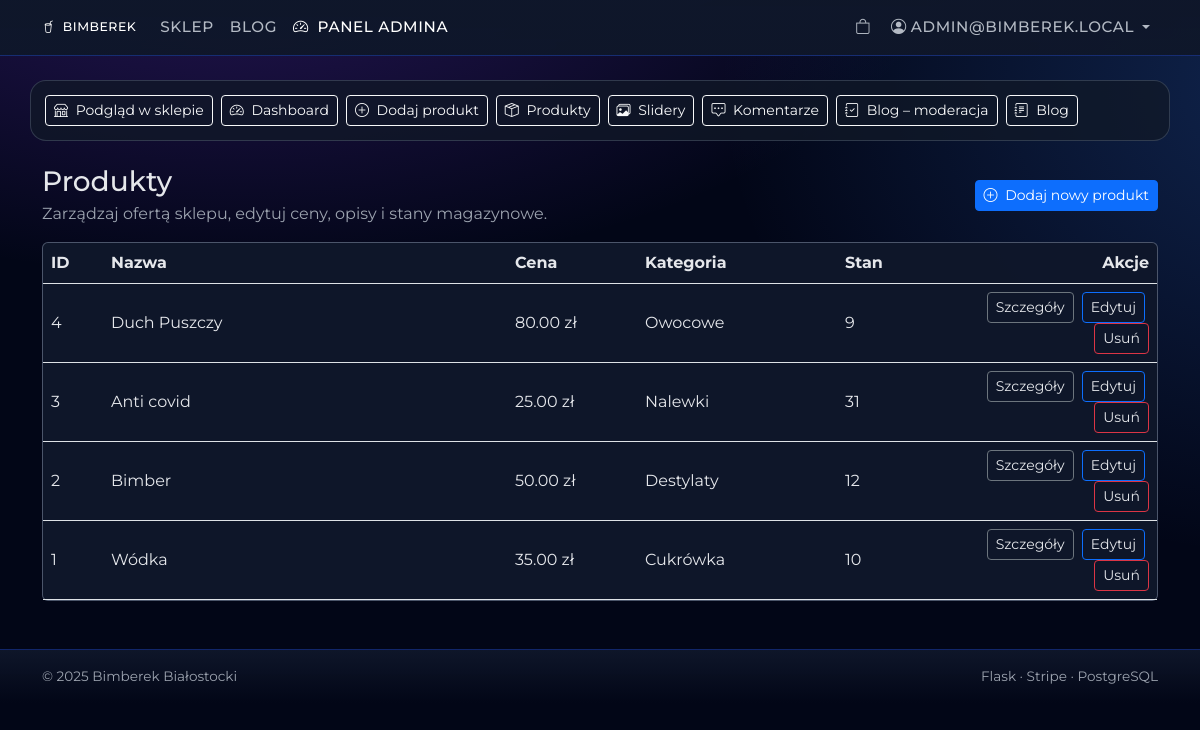
/admin/products (signed in), run on the app's committed database.
### app/models.py (models this page shows, shortened)
class User(db.Model, UserMixin):
    __tablename__ = "users"
    id = db.Column(db.Integer, primary_key=True)
    email = db.Column(db.String(120), unique=True, nullable=False)
    password_hash = db.Column(db.String(128), nullable=False)
    role = db.Column(db.String(20), default="user")  # user, moderator, admin
    google_id = db.Column(db.String(100), nullable=True)
    facebook_id = db.Column(db.String(100), nullable=True)
    theme_id = db.Column(db.Integer, db.ForeignKey("themes.id"), nullable=True)
    rank = db.Column(db.String(50), nullable=True)
    theme = db.relationship("Theme", back_populates="users")
    orders = db.relationship("Order", back_populates="user", lazy=True)

class Product(db.Model):
    __tablename__ = "products"
    id = db.Column(db.Integer, primary_key=True)
    name = db.Column(db.String(200), nullable=False)
    description_html = db.Column(db.Text, nullable=True)
    price = db.Column(db.Numeric(10, 2), nullable=False)
    category_id = db.Column(db.Integer, db.ForeignKey("categories.id"), nullable=True)
    image_filename = db.Column(db.String(200), nullable=True)
    stock = db.Column(db.Integer, nullable=False, default=0, server_default="0")
    category = db.relationship("Category", back_populates="products")
    comments = db.relationship("Comment", back_populates="product", lazy=True)
    slider_items = db.relationship("SliderItem", back_populates="product", lazy=True)

class Category(db.Model):
    __tablename__ = "categories"
    id = db.Column(db.Integer, primary_key=True)
    name = db.Column(db.String(100), nullable=False)
    parent_id = db.Column(db.Integer, db.ForeignKey("categories.id"), nullable=True)
    children = db.relationship(
        "Category",
        backref=db.backref("parent", remote_side=[id]),
        lazy=True,
    )
    products = db.relationship("Product", back_populates="category", lazy=True)

### app/admin/routes.py (the view)
@admin_bp.route("/products")
@login_required
def list_products():
    if not admin_required():
        flash("Brak uprawnień do panelu administratora.", "danger")
        return redirect(url_for("shop.index"))
    products = Product.query.order_by(Product.id.desc()).all()
    return render_template("admin/products.html", products=products)

### app/admin/routes.py (called while the page is built)
def admin_required() -> bool:
    if not current_user.is_authenticated:
        return False
    if getattr(current_user, "is_admin", False):
        return True
    if getattr(current_user, "role", None) == "admin":
        return True
    return False

### app/admin/templates/admin/products.html (shortened to what this page needs)
{% extends "base.html" %}
{% block content %}
{% include "admin/_toolbar.html" %}
<div class="container my-4">
  <div class="d-flex justify-content-between align-items-center mb-3">
    <div>
      <h1 class="h3 mb-1">Produkty</h1>
      <p class="muted mb-0">
        Zarządzaj ofertą sklepu, edytuj ceny, opisy i stany magazynowe.
      </p>
    </div>
    <div>
      <a href="{{ url_for('admin.new_product') }}" class="btn btn-primary btn-sm">
        <i class="bi bi-plus-circle me-1"></i> Dodaj nowy produkt
      </a>
    </div>
  </div>
  <div class="card">
    <div class="card-body p-0">
      <table class="table table-hover mb-0 align-middle">
        <thead>
          <tr>
            <th style="width: 60px;">ID</th>
            <th>Nazwa</th>
            <th style="width: 130px;">Cena</th>
            <th style="width: 200px;">Kategoria</th>
            <th style="width: 100px;">Stan</th>
            <th style="width: 220px;" class="text-end">Akcje</th>
          </tr>
        </thead>
        <tbody>
          {% for p in products %}
          <tr>
            <td class="muted">{{ p.id }}</td>
            <td>
              <a href="{{ url_for('admin.product_detail', product_id=p.id) }}"
                 class="text-light text-decoration-none">
                {{ p.name }}
              </a>
            </td>
            <td>
              {% if p.price is not none %}
                {{ '%.2f'|format(p.price) }} zł
              {% else %}
                —
              {% endif %}
            </td>
            <td>
              {% if p.category %}
                {{ p.category.name }}
              {% else %}
                <span class="muted">brak</span>
              {% endif %}
            </td>
            <td>
              {% if p.stock is not none %}
                {{ p.stock }}
              {% else %}
                0
              {% endif %}
            </td>
            <td class="text-end">
              <a href="{{ url_for('admin.product_detail', product_id=p.id) }}"
                 class="btn btn-sm btn-outline-secondary me-1">
                Szczegóły
              </a>
              <a href="{{ url_for('admin.edit_product', product_id=p.id) }}"
                 class="btn btn-sm btn-outline-primary me-1">
                Edytuj
              </a>
              <form method="post"
                    action="{{ url_for('admin.delete_product', product_id=p.id) }}"
                    class="d-inline"
                    onsubmit="return confirm('Na pewno usunąć ten produkt?');">
                <button type="submit" class="btn btn-sm btn-outline-danger">
                  Usuń
                </button>
              </form>
            </td>
          </tr>
          {% endfor %}
        </tbody>
      </table>
    </div>
  </div>
</div>
{% endblock %}

### app/templates/base.html (shortened to what this page needs)
<!doctype html>
<html lang="pl">
<head>
  <link href="https://cdn.jsdelivr.net/npm/bootstrap@5.3.3/dist/css/bootstrap.min.css" rel="stylesheet">
  <link rel="stylesheet" href="https://cdn.jsdelivr.net/npm/bootstrap-icons@1.11.3/font/bootstrap-icons.css">
  <link rel="stylesheet" href="{{ url_for('static', filename='css/style.css') }}">
</head>
<body class="{% if request.endpoint and request.endpoint.startswith('admin.') %}admin-page{% endif %}">
<nav class="navbar navbar-expand-lg navbar-dark sticky-top">
  <div class="container">
    <a class="navbar-brand" href="{{ url_for('shop.index') }}">
      <i class="bi bi-cup-straw me-1"></i> Bimberek
    </a>
    <div class="collapse navbar-collapse" id="mainNav">
      <ul class="navbar-nav me-auto mb-2 mb-lg-0">
        <li class="nav-item">
          <a class="nav-link{% if request.endpoint and request.endpoint.startswith('shop.') %} active{% endif %}"
             href="{{ url_for('shop.index') }}">Sklep</a>
        </li>
        <li class="nav-item">
          <a class="nav-link{% if request.endpoint and request.endpoint.startswith('blog.') %} active{% endif %}"
             href="{{ url_for('blog.post_list') }}">Blog</a>
        </li>
        {% set is_admin = (current_user.is_authenticated and ((current_user.role == 'admin') if current_user.role is defined else false) or (current_user.is_admin if current_user.is_admin is defined else false)) %}
        {% if is_admin %}
        <li class="nav-item">
          <a class="nav-link{% if request.endpoint and request.endpoint.startswith('admin.') %} active{% endif %}"
             href="{{ url_for('admin.dashboard') }}">
            <i class="bi bi-speedometer2 me-1"></i> Panel admina
          </a>
        </li>
        {% endif %}
      </ul>
      <ul class="navbar-nav ms-auto mb-2 mb-lg-0 align-items-lg-center">
        <li class="nav-item me-1">
          <a class="nav-link" href="{{ url_for('shop.cart_view') }}" title="Koszyk">
            <i class="bi bi-bag"></i>
          </a>
        </li>
        {% if current_user.is_authenticated %}
          <li class="nav-item dropdown">
            <a class="nav-link dropdown-toggle d-flex align-items-center gap-1" href="#" role="button" data-bs-toggle="dropdown">
              <i class="bi bi-person-circle"></i>
              <span class="d-none d-lg-inline">{{ current_user.email }}</span>
            </a>
          </li>
        {% else %}
          <li class="nav-item">
            <a class="btn btn-sm btn-outline-light" href="{{ url_for('auth.login') }}">Zaloguj</a>
          </li>
        {% endif %}
      </ul>
    </div>
  </div>
</nav>
<main class="mt-4">
  {% block content %}{% endblock %}
</main>
<footer class="footer mt-5 py-3">
  <div class="container d-flex flex-wrap justify-content-between">
    <span>© {{ 2025 }} Bimberek Białostocki</span>
    <span>Flask · Stripe · PostgreSQL</span>
  </div>
</footer>
</body>
</html>

### app/static/css/style.css (style rules this page uses)
:root { --nav-bg: #020617; --body-bg: #020617; --accent: #7c3aed; --text: #e5e7eb; }
body { margin: 0; min-height: 100vh; font-family: 'Montserrat', system-ui, -apple-system, BlinkMacSystemFont, "Segoe UI", sans-serif; background: radial-gradient(1200px 600px at 20% -10%, rgba(124, 58, 237, .30), transparent 60%), radial-gradient(1000px 800px at 110% 10%, rgba(59, 130, 246, .25), transparent 60%), var(--body-bg); color: var(--text); --bs-body-bg: transparent; --bs-body-color: var(--text); }
.navbar { background: linear-gradient(180deg, rgba(15, 23, 42, .98), rgba(15, 23, 42, .96)); border-bottom: 1px solid rgba(30, 64, 175, .55); backdrop-filter: blur(18px); }
.navbar-brand, .navbar-nav .nav-link { font-weight: 500; letter-spacing: .04em; text-transform: uppercase; font-size: .78rem; }
.navbar-nav .nav-link { color: rgba(226, 232, 240, .78); font-size: .95rem; }
.navbar .nav-link:hover, .navbar .nav-link.active { color: #fff; }
.footer { background: linear-gradient(180deg, rgba(15, 23, 42, .96), #020617); border-top: 1px solid rgba(30, 64, 175, .55); color: #9ca3af; font-size: .85rem; }
a { color: #c4b5fd; text-decoration: none; }
.admin-page .card { background: rgba(15, 23, 42, .98); border-color: rgba(148, 163, 184, .45); color: #e5e7eb; }
.admin-page .card * { color: #e5e7eb !important; }
.muted { color: #9ca3af; }

### data on the page
User: email "ADMIN@BIMBEREK.LOCAL"
Product: id "4", name "Duch Puszczy", price "80.00", category.name "Owocowe", stock "9"
Product: id "3", name "Anti covid", price "25.00", category.name "Nalewki", stock "31"
Product: id "2", name "Bimber", price "50.00", category.name "Destylaty", stock "12"
Product: id "1", name "Wódka", price "35.00", category.name "Cukrówka", stock "10"

### other printed values
{{ 2025 }} "2025"
